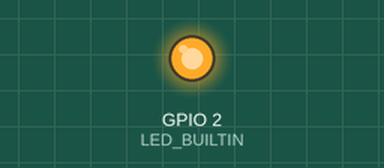
Simulated run of this program. Board: ESP8266 (NodeMCU). Parts: output pins drawn as LEDs (lit = HIGH, except the on-board LED, lit = LOW). What the program prints to the serial monitor is not drawn.

Above: at 1.3 s.
At 4.4 s:
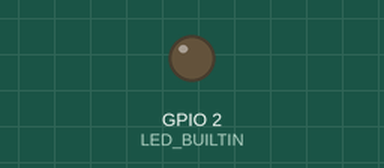
Timing chart, 0 to 5.5 s (numbered marks = the images above):
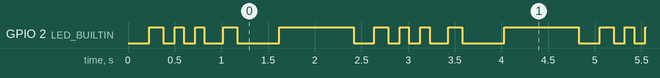

The program:

main.cpp
```cpp
#include <Arduino.h>

// บอร์ด NodeMCU มี LED ติดมากับบอร์ดเชื่อมอยู่ที่ขา D4 (GPIO2)
#ifndef LED_BUILTIN
  #define LED_BUILTIN 2
#endif

// ฟังก์ชันช่วยยิงจังหวะไฟ (เปิด-ปิด พร้อมแสดงผลทาง Serial Monitor)
void beat(int onTime, int offTime, const char* sound) {
  digitalWrite(LED_BUILTIN, LOW);   // เปิดไฟ (NodeMCU เป็น Active LOW)
  Serial.print("LED: ON  -> ");
  Serial.println(sound);
  delay(onTime);

  digitalWrite(LED_BUILTIN, HIGH);  // ปิดไฟ
  Serial.println("LED: OFF");
  delay(offTime);
}

void setup() {
  pinMode(LED_BUILTIN, OUTPUT);
  digitalWrite(LED_BUILTIN, HIGH);  // เริ่มต้นปิดไฟไว้ก่อน
  Serial.begin(115200);
  Serial.println("\n===========================");
  Serial.println(" NodeMCU: 3-Cha Rhythm Ready! ");
  Serial.println("===========================");
}

void loop() {
  Serial.println("\n>>> จังหวะ 3 ช่า! <<<");

  // จังหวะ 3 ช่ายอดฮิต: "แต๊... แต-แตะ-แต-แต๊!"
  beat(220, 150, "แต๊...");    // จังหวะที่ 1
  beat(120, 100, "แต-");      // จังหวะที่ 2 (เคาะเร็ว)
  beat(120, 100, "แตะ-");     // จังหวะที่ 3 (เคาะเร็ว)
  beat(200, 150, "แต-");      // จังหวะที่ 4
  beat(450, 800, "แต๊!!!");   // จังหวะที่ 5 (ลากยาว แล้วพักก่อนขึ้นรอบใหม่)
}
```

Measured:
- by itself, GPIO 2 (LED_BUILTIN): repeats every 2.4 s: 2 × (LOW 0.12 s, HIGH 0.10 s), LOW 0.20 s, HIGH 0.15 s, LOW 0.45 s, HIGH 0.80 s, LOW 0.22 s, HIGH 0.15 s
- by itself, everything shown: repeats every 2.4 s, in 8 steps
